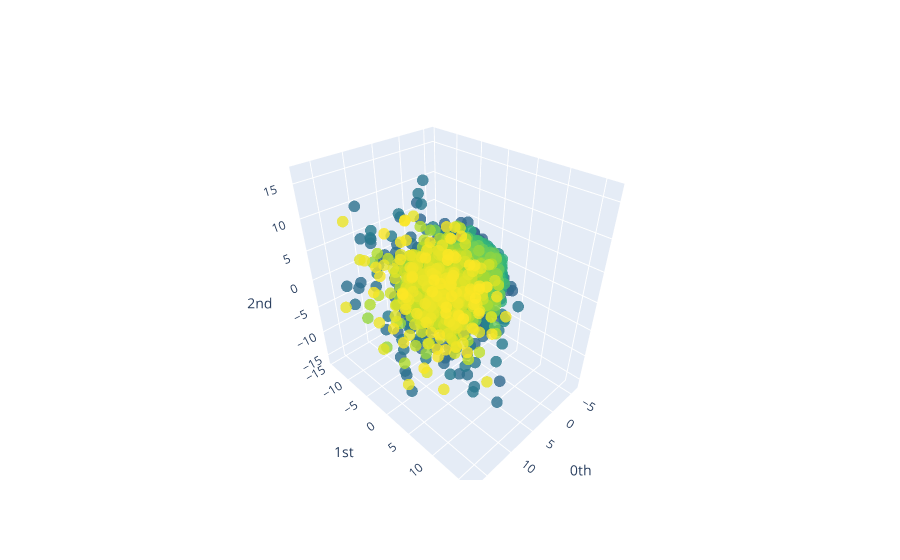

The code cell stored with this chart in its notebook:
### Code cell
embedding_dimension_periodic = 10
embedding_time_delay_periodic = 4
stride = 1
embedder_periodic = SingleTakensEmbedding(
    parameters_type="fixed",
    n_jobs=2,
    time_delay=embedding_time_delay_periodic,
    dimension=embedding_dimension_periodic,
    stride=stride,
)

y_periodic_embedded = embedder_periodic.fit_transform(y)
print(f"Shape of embedded time series: {y_periodic_embedded.shape}")
pca = PCA(n_components=3)
y_periodic_embedded_pca = pca.fit_transform(y_periodic_embedded)
plot_point_cloud(y_periodic_embedded_pca)

### Figure 1 — Plotly figure (JSON) as saved in the notebook; plotly's stock layout.template omitted (floating-point values rounded to 4 significant figures; data arrays with more than 128 entries replaced by an {"elided": "..."} marker saying what was removed)
{"data": [{"marker": {"color": {"elided": "3570 int values"}, "colorscale": [[0, "#440154"], [0.1111, "#482878"], [0.2222, "#3e4989"], [0.3333, "#31688e"], [0.4444, "#26828e"], [0.5556, "#1f9e89"], [0.6667, "#35b779"], [0.7778, "#6ece58"], [0.8889, "#b5de2b"], [1, "#fde725"]], "opacity": 0.8, "size": 4}, "mode": "markers", "type": "scatter3d", "x": {"elided": "3570 float values"}, "y": {"elided": "3570 float values"}, "z": {"elided": "3570 float values"}}], "layout": {"scene": {"xaxis": {"exponentformat": "e", "showexponent": "all", "title": {"text": "0th"}, "type": "linear"}, "yaxis": {"exponentformat": "e", "showexponent": "all", "title": {"text": "1st"}, "type": "linear"}, "zaxis": {"exponentformat": "e", "showexponent": "all", "title": {"text": "2nd"}, "type": "linear"}}}}
